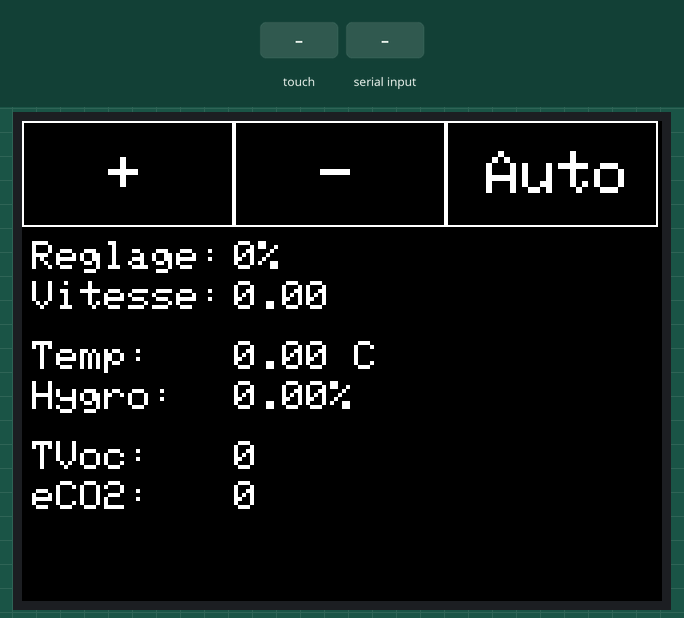
The sketch below on a simulated Arduino Mega 2560, built with avr-gcc and run on an emulated ATmega2560. Parts: 320×240 colour display. The test bench sets the inputs (shaded band).

Above: at 2.5 s.
2.6 s: touch panel pressed at 87 % / 10 % of its raw x / y range
At 3.4 s:
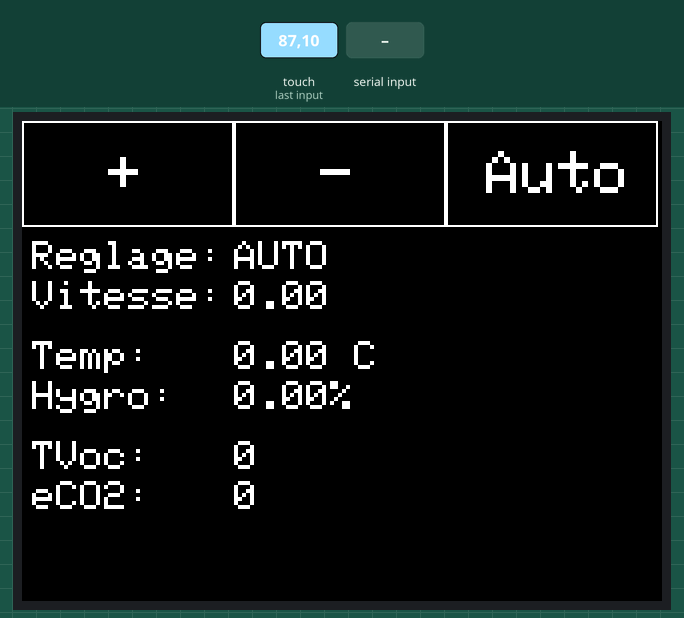
4.1 s: "RPM:1\n" received over the second serial link
5.6 s: "RPM:150\n" received over the second serial link
At 5.9 s:
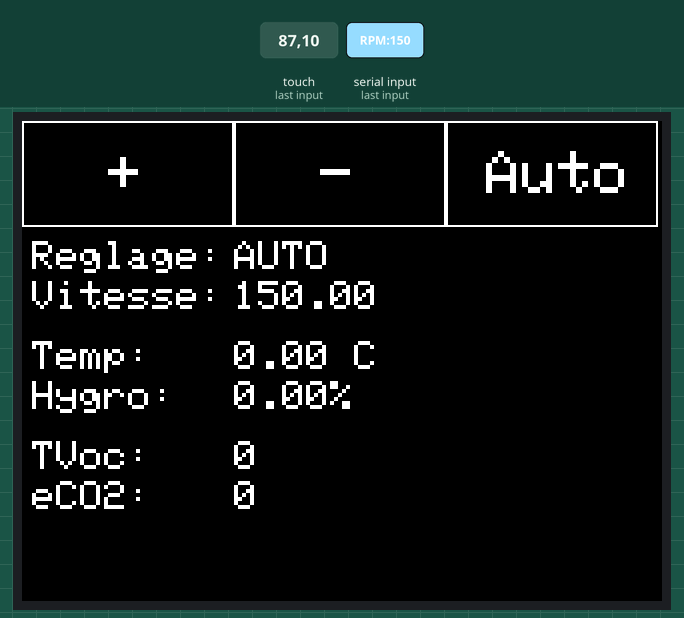
7.1 s: touch panel pressed at 87 % / 50 % of its raw x / y range
At 8.0 s:
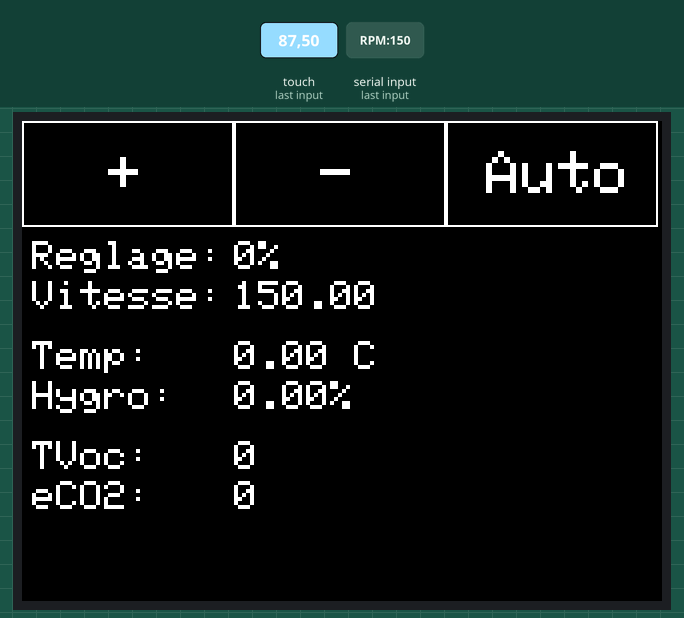
8.6 s: touch panel pressed at 87 % / 10 % of its raw x / y range
At 9.1 s:
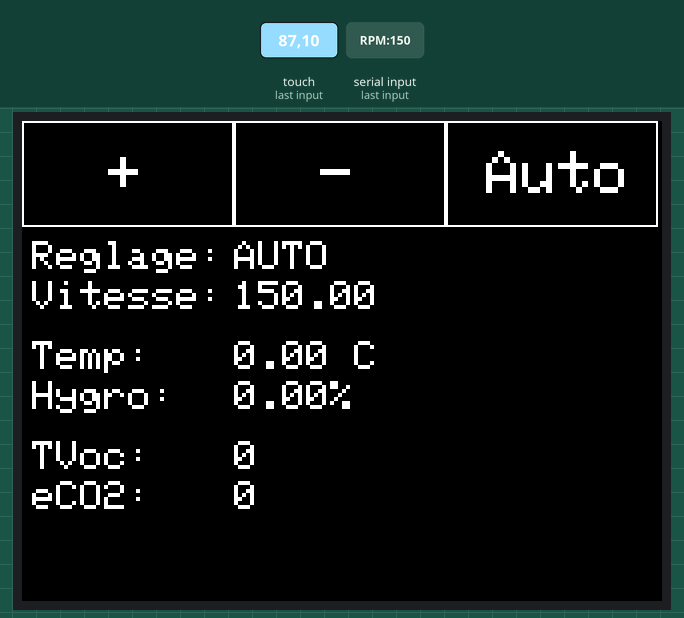
Timing chart, 0 to 11.6 s (numbered marks = the images above; inputs shaded):
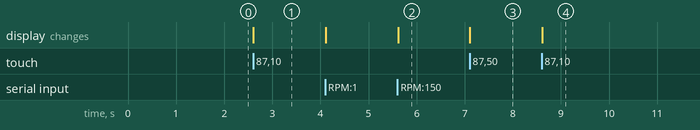

The sketch:

ecran_mega.ino
```cpp
#include <MCUFRIEND_kbv.h>
MCUFRIEND_kbv tft;       // hard-wired for UNO shields anyway.
#include <TouchScreen.h>

char *name = "Please Calibrate.";  //edit name of shield
const int XP=6,XM=A2,YP=A1,YM=7; //240x320 ID=0x9341
const int TS_LEFT=175,TS_RT=920,TS_TOP=950,TS_BOT=175;

TouchScreen ts = TouchScreen(XP, YP, XM, YM, 300);
TSPoint tp;

#define MINPRESSURE 200
#define MAXPRESSURE 1000

int16_t BOXSIZE;
int16_t PENRADIUS = 1;
uint16_t ID;
uint8_t Orientation = 1;    //PAYSAGE

int value_speed = 0;
float value_rpm = 0;

float value_temp = 0;
float value_hygro = 0;

uint16_t value_tvoc = 0;
uint16_t value_co2 = 0;

// Assign human-readable names to some common 16-bit color values:
#define BLACK   0x0000
#define BLUE    0x001F
#define RED     0xF800
#define GREEN   0x07E0
#define CYAN    0x07FF
#define MAGENTA 0xF81F
#define YELLOW  0xFFE0
#define WHITE   0xFFFF

void setup(void)
{
    uint16_t tmp;
    Serial1.begin(9600);
    Serial.begin(115200);

    tft.reset();
    ID = tft.readID();
    tft.begin(ID);
    tft.setRotation(Orientation);
    tft.fillScreen(BLACK);

    BOXSIZE = tft.width() / 6;
    tft.fillScreen(BLACK);

    drawButtons();
    displayValue();

    delay(1000);
}

void loop()
{
    if (Serial1.available()) {
    // Si des données sont disponibles sur Serial1, les lire.
    // readStringUntil('\n') lit jusqu'à rencontrer un retour chariot ou un timeout.
    String messageESP32 = Serial1.readStringUntil('\n');

    decode_recv_msg(messageESP32);
    }
    uint16_t xpos, ypos;  //screen coordinates
    tp = ts.getPoint();   //tp.x, tp.y are ADC values

    pinMode(XM, OUTPUT);
    pinMode(YP, OUTPUT);

    if (tp.z > MINPRESSURE && tp.z < MAXPRESSURE) {
        xpos = map(tp.y, TS_TOP, TS_BOT, 0, tft.width());
        ypos = map(tp.x, TS_RT, TS_LEFT, 0, tft.height());

        if (ypos < BOXSIZE) {
            if (xpos < BOXSIZE * 2) {
                value_speed += 10;
                if (value_speed >= 100) {
                    value_speed = 100;
                } else {
                    Serial1.println(value_speed*255/100);
                }
                tft.drawRect(0, 0, BOXSIZE * 2, BOXSIZE, YELLOW);
            } else if (xpos < BOXSIZE * 4) {
                value_speed -= 10;
                if (value_speed <= 0) {
                    value_speed = 0;
                    Serial1.println(-2);
                } else {
                    Serial1.println(value_speed*255/100);
                }
                tft.drawRect(BOXSIZE * 2, 0, BOXSIZE * 2, BOXSIZE, YELLOW);
            } else if (xpos < BOXSIZE * 6) {
                value_speed = -1;
                tft.drawRect(BOXSIZE * 4, 0, BOXSIZE * 2, BOXSIZE, YELLOW);
                Serial1.println(-1);
            }
        }
        update_vitesse();
    }
    tft.drawRect(0, 0, BOXSIZE * 2, BOXSIZE, WHITE);
    tft.drawRect(BOXSIZE * 2, 0, BOXSIZE * 2, BOXSIZE, WHITE);
    tft.drawRect(BOXSIZE * 4, 0, BOXSIZE * 2, BOXSIZE, WHITE);
}
```

com_functions.ino
```cpp
void decode_recv_msg(String msg) {
  int separatorIndex = msg.indexOf(':');
  if (separatorIndex == -1) {
    Serial.println(msg);
    Serial.println("Format invalide. Utilise 'nom:valeur'.");
    return;
  }

  String key = msg.substring(0, separatorIndex);
  String valueStr = msg.substring(separatorIndex + 1);
  float value = valueStr.toFloat();

  key.trim();
  valueStr.trim();

  if (key == "RPM") {
    value_rpm = value;
    update_rpm();
  } else if (key == "hygro") {
    value_hygro = value;
    update_hygro();
  } else if (key == "temp") {
    value_temp = value;
    update_temp();
  } else if (key == "tvoc") {
    value_tvoc = value;
    update_tvoc();
  } else if (key == "co2") {
    value_co2 = value;
    update_co2();
  }
}
```

draw_functions.ino
```cpp
void drawButtons() {
  tft.drawRect(0, 0, BOXSIZE * 2, BOXSIZE, WHITE);
  tft.setCursor(BOXSIZE - 10, 15);
  tft.setTextColor(WHITE); tft.setTextSize(3);
  tft.print("+");

  tft.drawRect(BOXSIZE * 2, 0, BOXSIZE * 2, BOXSIZE, WHITE);
  tft.setCursor(BOXSIZE * 3 - 10, 15);
  tft.setTextColor(WHITE); tft.setTextSize(3);
  tft.print("-");

  tft.drawRect(BOXSIZE * 4, 0, BOXSIZE * 2, BOXSIZE, WHITE);
  tft.setCursor(BOXSIZE * 4 + 20, 15);
  tft.setTextColor(WHITE); tft.setTextSize(3);
  tft.print("Auto");
}

void displayValue() {
  tft.fillRect(BOXSIZE * 2, BOXSIZE, 180, 20, BLACK);
  tft.setCursor(5, 60);
  tft.setTextColor(WHITE); tft.setTextSize(2);
  tft.print("Reglage: ");
  tft.setCursor(BOXSIZE * 2, 60);
  tft.print(value_speed);
  tft.print("%");

  tft.fillRect(BOXSIZE * 2, 80, 180, 20, BLACK);
  tft.setCursor(5, 80);
  tft.setTextColor(WHITE); tft.setTextSize(2);
  tft.print("Vitesse: ");
  tft.setCursor(BOXSIZE * 2, 80);
  tft.println(value_rpm);

  tft.fillRect(BOXSIZE * 2, 110, 180, 20, BLACK);
  tft.setCursor(5, 110);
  tft.setTextColor(WHITE); tft.setTextSize(2);
  tft.print("Temp: ");
  tft.setCursor(BOXSIZE * 2, 110);
  tft.print(value_temp);
  tft.print(" C");
  tft.fillRect(BOXSIZE * 2, 130, 180, 20, BLACK);
  tft.setCursor(5, 130);
  tft.setTextColor(WHITE); tft.setTextSize(2);
  tft.print("Hygro: ");
  tft.setCursor(BOXSIZE * 2, 130);
  tft.print(value_hygro);
  tft.print("%");

  tft.fillRect(BOXSIZE * 2, 160, 180, 20, BLACK);
  tft.setCursor(5, 160);
  tft.setTextColor(WHITE); tft.setTextSize(2);
  tft.print("TVoc: ");
  tft.setCursor(BOXSIZE * 2, 160);
  tft.println(value_tvoc);
  tft.fillRect(BOXSIZE * 2, 180, 180, 20, BLACK);
  tft.setCursor(5, 180);
  tft.setTextColor(WHITE); tft.setTextSize(2);
  tft.print("eCO2: ");
  tft.setCursor(BOXSIZE * 2, 180);
  tft.println(value_co2);
}

void update_vitesse() {
  tft.fillRect(BOXSIZE * 2, BOXSIZE, 180, 21, BLACK);
  tft.setTextColor(WHITE); tft.setTextSize(2);
  tft.setCursor(BOXSIZE * 2, 60);
  if (value_speed >= 0) {
    tft.print(value_speed);
    tft.print("%");
  } else {
    tft.print("AUTO");
  }
}

void update_temp() {
  tft.fillRect(BOXSIZE * 2, 110, 180, 20, BLACK);
  tft.setTextColor(WHITE); tft.setTextSize(2);
  tft.setCursor(BOXSIZE * 2, 110);
  tft.print(value_temp);
  tft.print(" C");
}

void update_rpm() {
  tft.fillRect(BOXSIZE * 2, 80, 180, 20, BLACK);
  tft.setTextColor(WHITE); tft.setTextSize(2);
  tft.setCursor(BOXSIZE * 2, 80);
  tft.println(value_rpm);
}

void update_hygro() {
  tft.fillRect(BOXSIZE * 2, 130, 180, 20, BLACK);
  tft.setTextColor(WHITE); tft.setTextSize(2);
  tft.setCursor(BOXSIZE * 2, 130);
  tft.print(value_hygro);
  tft.print("%");
}

void update_tvoc() {
  tft.fillRect(BOXSIZE * 2, 160, 180, 20, BLACK);
  tft.setTextColor(WHITE); tft.setTextSize(2);
  tft.setCursor(BOXSIZE * 2, 160);
  tft.println(value_tvoc);
}

void update_co2() {
  tft.fillRect(BOXSIZE * 2, 180, 180, 20, BLACK);
  tft.setTextColor(WHITE); tft.setTextSize(2);
  tft.setCursor(BOXSIZE * 2, 180);
  tft.println(value_co2);
}
```

Measured:
- after the input at 2.6 s, the display: changes at once (image 1)
- after the input at 5.6 s, the display: changes at once (image 2)
- after the input at 7.1 s, the display: changes at once (image 3)
- after the input at 8.6 s, the display: changes at once (image 4)
